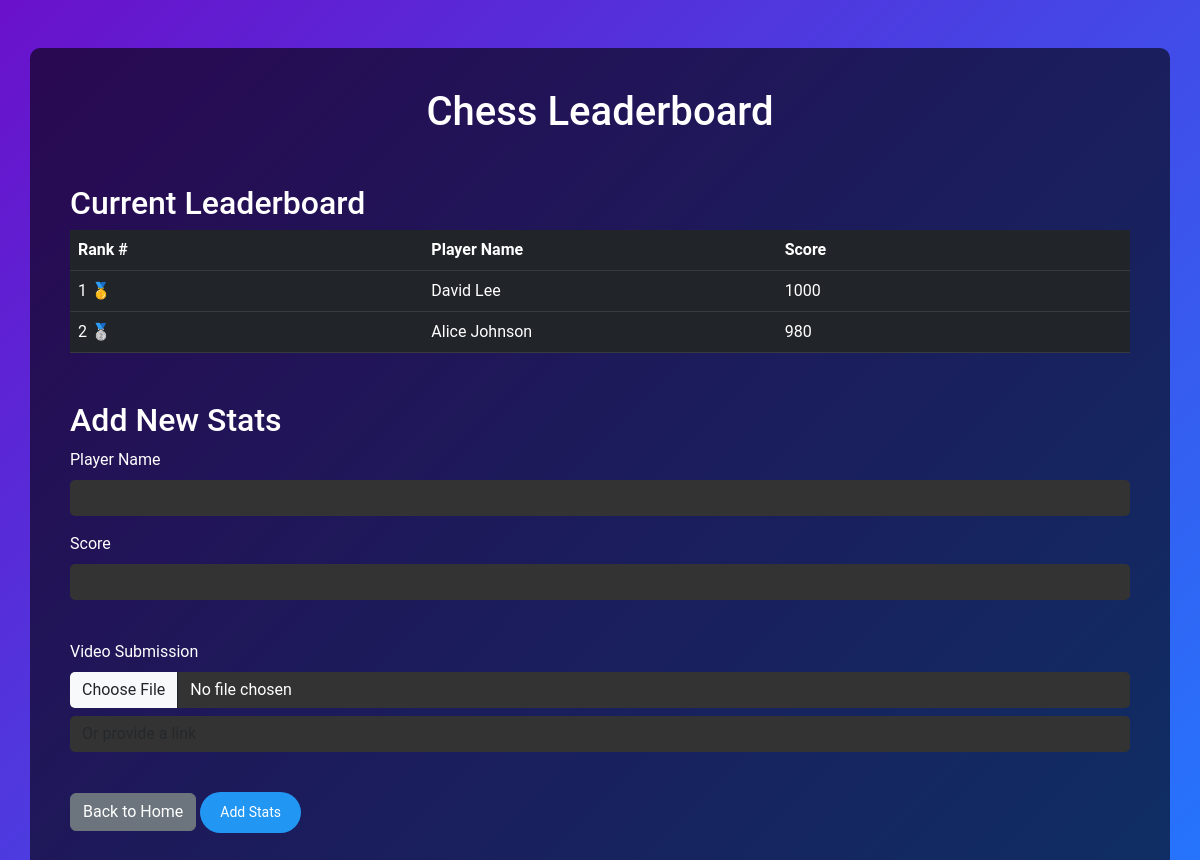
Page /leaderboard/Chess on the earlier database version.
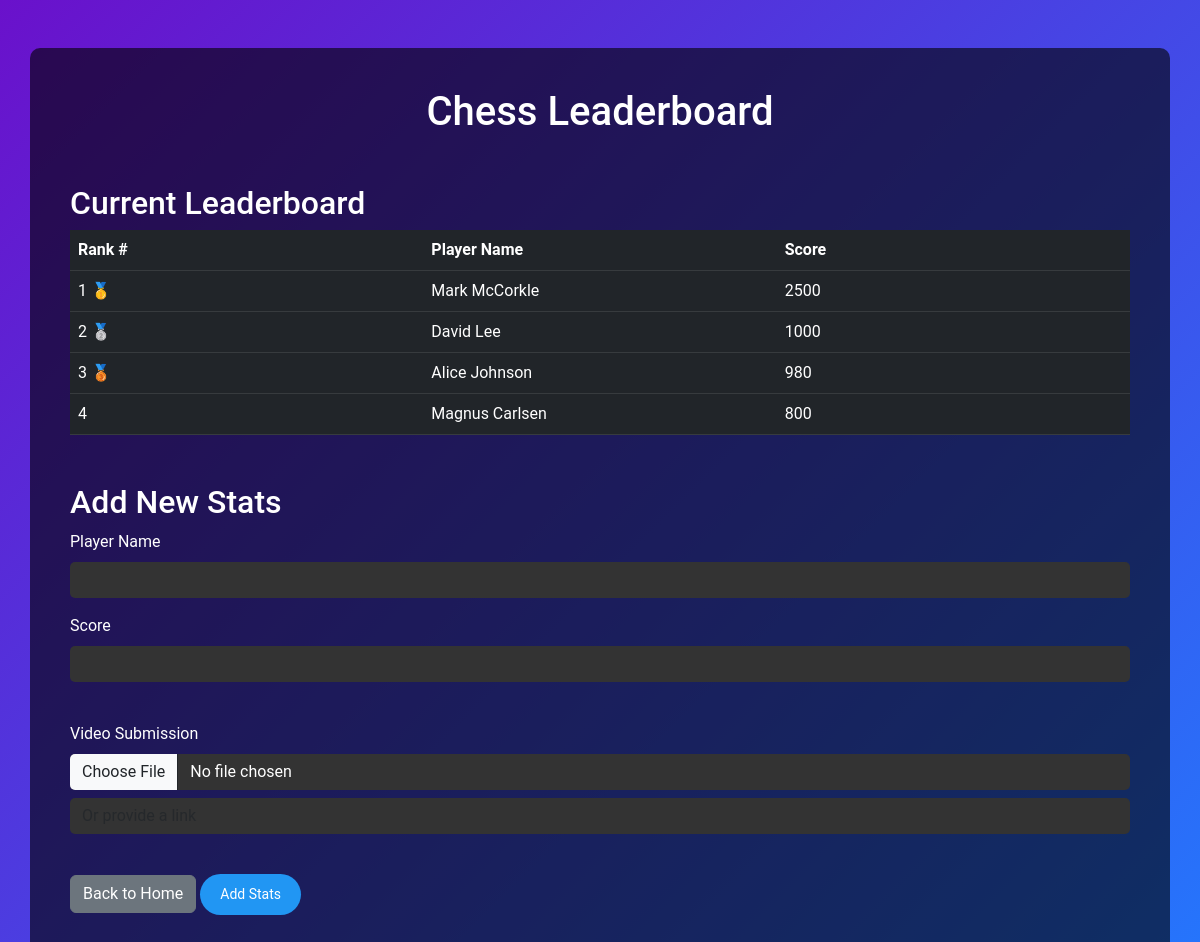
Same page on the later database version.
### tables this page shows
CREATE TABLE leaderboard (
    leaderboard_id INTEGER PRIMARY KEY AUTOINCREMENT,
    game_id INTEGER,
    player_name TEXT NOT NULL,
    score INTEGER NOT NULL,
    rank INTEGER,
    FOREIGN KEY (game_id) REFERENCES games(game_id)
);

### app.py (the view, shortened to what this page needs)
@app.route('/leaderboard/<game_name>', methods=['GET', 'POST'])
def leaderboard(game_name):
    leaderboard_data = get_leaderboard_data(game_name)
    return render_template('leaderboard.html',
                           game_name=game_name,
                           leaderboard=leaderboard_data)

### app.py (called while the page is built)
def get_leaderboard_data(game_name):
    conn = sqlite3.connect('MSD-P01-LeaderBoard.sqlite')
    cursor = conn.cursor()
    cursor.execute("""
        SELECT l.player_name, l.score
        FROM leaderboard l
        JOIN games g ON l.game_id = g.game_id
        WHERE g.game_name = ?
        ORDER BY l.score DESC
    """, (game_name,))
    rows = cursor.fetchall()
    conn.close()
    leaderboard_data = []
    for i, row in enumerate(rows, start=1):
        leaderboard_data.append((i, row[0], row[1]))
    return leaderboard_data

### templates/leaderboard.html (shortened to what this page needs)
<!DOCTYPE html>
<html lang="en">
<head>
    <link href="https://cdn.jsdelivr.net/npm/bootstrap@5.3.0-alpha1/dist/css/bootstrap.min.css" rel="stylesheet">
    <link rel="stylesheet" href="{{ url_for('static', filename='style.css') }}">
</head>
<body>
    <div class="container mt-5">
        <h1 class="text-center mb-4">{{ game_name }} Leaderboard</h1>
        <h2 class="mt-5">Current Leaderboard</h2>
        <table class="table table-dark">
            <thead>
                <tr>
                    <th>Rank #</th>
                    <th>Player Name</th>
                    <th>Score</th>
                </tr>
            </thead>
            <tbody>
    {% for entry in leaderboard %}
        <tr data-bs-toggle="collapse" data-bs-target="#entry-details-{{ entry[0] }}" aria-expanded="false" aria-controls="entry-details-{{ entry[0] }}" style="cursor: pointer;">
            <td>
                {{ entry[0] }}
                {% if entry[0] == 1 %}
                    🥇
                {% elif entry[0] == 2 %}
                    🥈
                {% elif entry[0] == 3 %}
                    🥉
                {% endif %}
            </td>
            <td>{{ entry[1] }}</td>
            <td>{{ entry[2] }}</td>
        </tr>
    {% endfor %}
</tbody>
        </table>
        <h2 class="mt-5">Add New Stats</h2>
        <form action="/leaderboard/{{ game_name }}" method="POST" enctype="multipart/form-data">
            <div class="mb-3">
                <label for="player_name" class="form-label">Player Name</label>
                <input type="text" class="form-control" id="player_name" name="player_name" required>
            </div>
            <div class="mb-3">
                <label for="score" class="form-label">Score</label>
                <input type="number" class="form-control" id="score" name="score" required>
            </div>
            <br>
            <div class="mb-3">
                <label for="video_submission" class="form-label">Video Submission</label>
                <input type="file" class="form-control" id="video_file" name="video_file">
                <input type="url" class="form-control mt-2" id="video_link" name="video_link"
                       placeholder="Or provide a link">
            </div>
            <br>
            <a href="/" class="btn btn-secondary">Back to Home</a>
            <button type="submit" class="btn btn-primary">Add Stats</button>
        </form>
    </div>
</body>
</html>

### static/style.css (style rules this page uses)
body { background: linear-gradient(135deg, #6a11cb 0%, #2575fc 100%); font-family: 'Roboto', sans-serif; color: #fff; }
h1, h2 { color: #fff; }
.container { background: rgba(0, 0, 0, 0.6); padding: 40px; border-radius: 10px; }
.btn-info, .btn-primary, .btn-danger { border-radius: 30px; padding: 10px 20px; font-size: 14px; }
.btn-primary { background-color: #2196f3; border: none; }
form { border-radius: 10px; }
.form-control { background-color: #333; border: none; color: #fff; border-radius: 5px; }
.form-label { color: #fff; }
table.table { table-layout: fixed; width: 100%; }
table.table th, table.table td { word-wrap: break-word; }
table.table th:nth-child(1), table.table td:nth-child(1) { width: 35%; }
table.table th:nth-child(2), table.table td:nth-child(2) { width: 35%; }
table.table th:nth-child(3), table.table td:nth-child(3) { width: 35%; }

Differences in the rows shown:
added leaderboard: rank "1", player_name "Mark McCorkle", score "2500"
changed leaderboard "David Lee": rank "1" → "2"; text "🥇" → "🥈"
changed leaderboard "Alice Johnson": rank "2" → "3"; text "🥈" → "🥉"
added leaderboard: rank "4", player_name "Magnus Carlsen", score "800"
